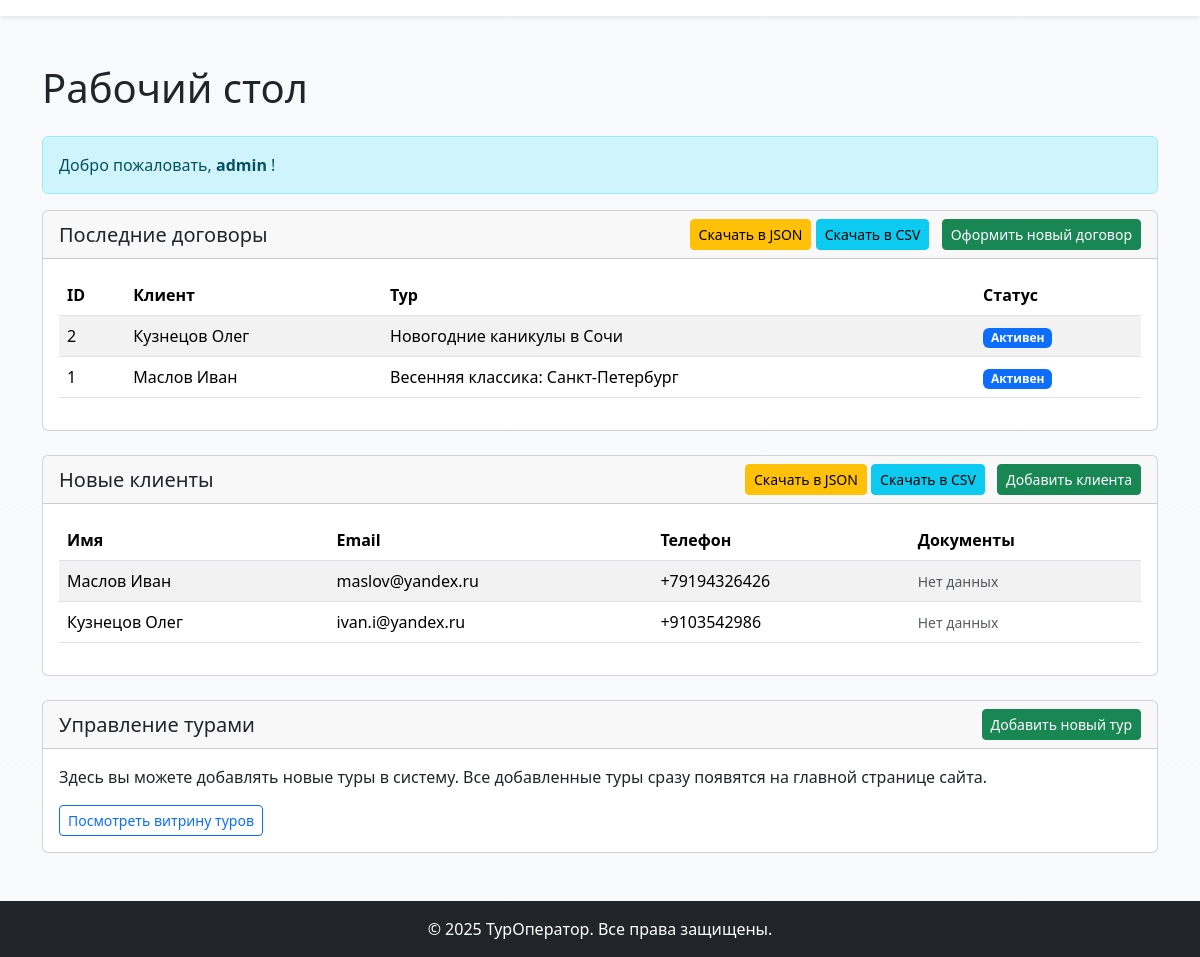
The app's page /dashboard/ (signed in) with its own data.
### tours/models.py (models this page shows, shortened)
class Contract(models.Model):
    STATUS_CHOICES = [
        ('draft', 'Черновик'),
        ('active', 'Активен'),
        ('completed', 'Завершен'),
        ('cancelled', 'Отменен'),
    ]
    tour = models.ForeignKey(Tour, on_delete=models.CASCADE, verbose_name="Тур")
    client = models.ForeignKey(Client, on_delete=models.CASCADE, verbose_name="Клиент")
    manager = models.ForeignKey(User, on_delete=models.PROTECT, verbose_name="Менеджер")
    status = models.CharField(max_length=10, choices=STATUS_CHOICES, default='draft', verbose_name="Статус")
    contract_date = models.DateTimeField(auto_now_add=True, verbose_name="Дата заключения")
    total_price = models.DecimalField(max_digits=10, decimal_places=2, verbose_name="Итоговая цена")
    class Meta:
        verbose_name = "Договор"
        verbose_name_plural = "Договоры"

class Client(models.Model):
    first_name = models.CharField(max_length=100, verbose_name="Имя")
    last_name = models.CharField(max_length=100, verbose_name="Фамилия")
    email = models.EmailField(unique=True, verbose_name="Email")
    phone_number = models.CharField(max_length=20, verbose_name="Телефон")
    def __str__(self):
        return f"{self.last_name} {self.first_name}"
    class Meta:
        verbose_name = "Клиент"
        verbose_name_plural = "Клиенты"

class Tour(models.Model):
    title = models.CharField(max_length=200, verbose_name="Название тура")
    description = models.TextField(verbose_name="Описание тура")
    price = models.DecimalField(max_digits=10, decimal_places=2, verbose_name="Цена")
    start_date = models.DateField(verbose_name="Дата начала")
    end_date = models.DateField(verbose_name="Дата окончания")
    hotel = models.ForeignKey(Hotel, on_delete=models.CASCADE, related_name="tours", verbose_name="Отель")
    class Meta:
        verbose_name = "Тур"
        verbose_name_plural = "Туры"

### tours/views.py (the view)
# urls.py: path('dashboard/', views.dashboard, name='dashboard'),
@login_required
def dashboard(request):
    contracts = Contract.objects.all().order_by('-contract_date')[:10]
    clients = Client.objects.all().order_by('-id')[:10]
    try:
        profile = request.user.employeeprofile
    except EmployeeProfile.DoesNotExist:
        profile = None
    context = {
        'contracts': contracts,
        'clients': clients,
        'profile': profile,
    }
    return render(request, 'tours/dashboard.html', context)

### tours/templates/tours/dashboard.html (shortened to what this page needs)
{% extends "tours/base.html" %}
{% block content %}
<h1 class="mb-4">Рабочий стол</h1>
<div class="alert alert-info">
    Добро пожаловать,
    <strong>
        {% if user.get_full_name %}
            {{ user.get_full_name }}
        {% else %}
            {{ user.username }}
        {% endif %}
    </strong>!
</div>
<div class="card mb-4">
    <div class="card-header d-flex justify-content-between align-items-center">
        <h5 class="mb-0">Последние договоры</h5>
        <div>
            <a href="{% url 'export_contracts_json' %}" class="btn btn-warning btn-sm">Скачать в JSON</a>
            <a href="{% url 'export_contracts_csv' %}" class="btn btn-info btn-sm">Скачать в CSV</a>
            <a href="{% url 'add_contract' %}" class="btn btn-success btn-sm ms-2">Оформить новый договор</a>
        </div>
    </div>
    <div class="card-body">
        <table class="table table-striped table-hover">
            <thead>
                <tr><th>ID</th><th>Клиент</th><th>Тур</th><th>Статус</th></tr>
            </thead>
            <tbody>
                {% for contract in contracts %}
                <tr>
                    <td>{{ contract.id }}</td>
                    <td>{{ contract.client }}</td>
                    <td>{{ contract.tour.title }}</td>
                    <td><span class="badge bg-primary">{{ contract.get_status_display }}</span></td>
                </tr>
                {% endfor %}
            </tbody>
        </table>
    </div>
</div>
<div class="card">
    <div class="card-header d-flex justify-content-between align-items-center">
        <h5 class="mb-0">Новые клиенты</h5>
        <div>
            <a href="{% url 'export_clients_json' %}" class="btn btn-warning btn-sm">Скачать в JSON</a>
            <a href="{% url 'export_clients_csv' %}" class="btn btn-info btn-sm">Скачать в CSV</a>
            <a href="{% url 'add_client' %}" class="btn btn-success btn-sm ms-2">Добавить клиента</a>
        </div>
    </div>
    <div class="card-body">
        <table class="table table-striped table-hover">
            <thead>
                <tr>
                    <th>Имя</th>
                    <th>Email</th>
                    <th>Телефон</th>
                    <th>Документы</th>
                </tr>
            </thead>
            <tbody>
                {% for client in clients %}
                <tr>
                    <td>{{ client }}</td>
                    <td>{{ client.email }}</td>
                    <td>{{ client.phone_number }}</td>
                    <td>
                        {% for doc in client.documents.all %}
                            <small>{{ doc.get_doc_type_display }} №{{ doc.number }}</small><br>
                        {% empty %}
                            <small class="text-muted">Нет данных</small>
                        {% endfor %}
                    </td>
                </tr>
                {% endfor %}
            </tbody>
        </table>
    </div>
</div>
<div class="card mt-4">
    <div class="card-header d-flex justify-content-between align-items-center">
        <h5 class="mb-0">Управление турами</h5>
        <a href="{% url 'add_tour' %}" class="btn btn-success btn-sm">Добавить новый тур</a>
    </div>
    <div class="card-body">
        <p>Здесь вы можете добавлять новые туры в систему. Все добавленные туры сразу появятся на главной странице сайта.</p>
        <a href="{% url 'tour_list' %}" class="btn btn-outline-primary btn-sm">Посмотреть витрину туров</a>
    </div>
</div>
{% endblock %}

### records on screen
Contract: id "2", client "Кузнецов Олег", tour "Новогодние каникулы в Сочи", status "Активен"
Contract: id "1", client "Маслов Иван", tour "Весенняя классика: Санкт-Петербург", status "Активен"
Client: last_name+first_name "Маслов Иван", email "maslov@yandex.ru", phone_number "+79194326426"
Client: last_name+first_name "Кузнецов Олег", email "ivan.i@yandex.ru", phone_number "+9103542986"

### other values on screen
{{ user.username }} "admin"
